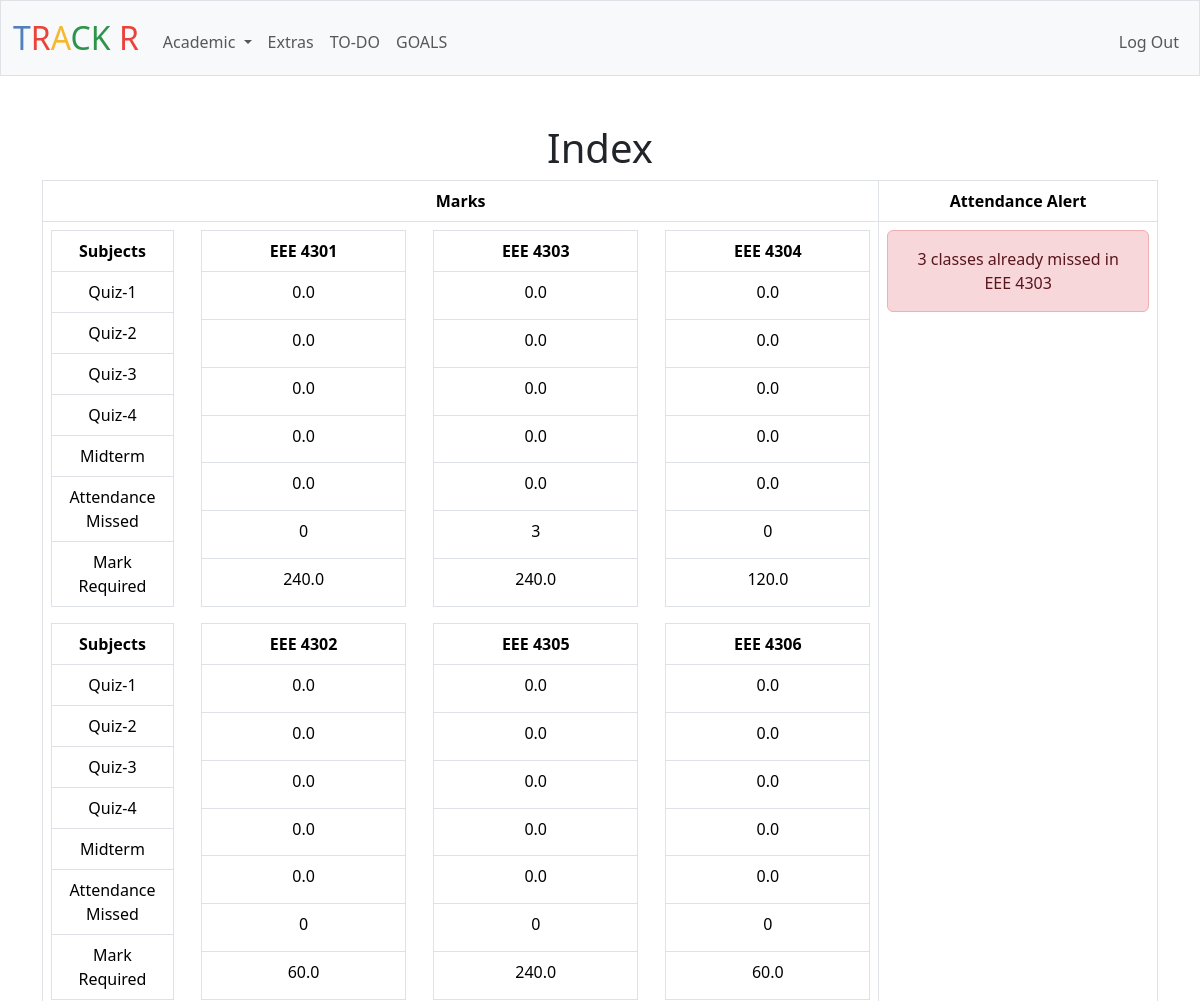
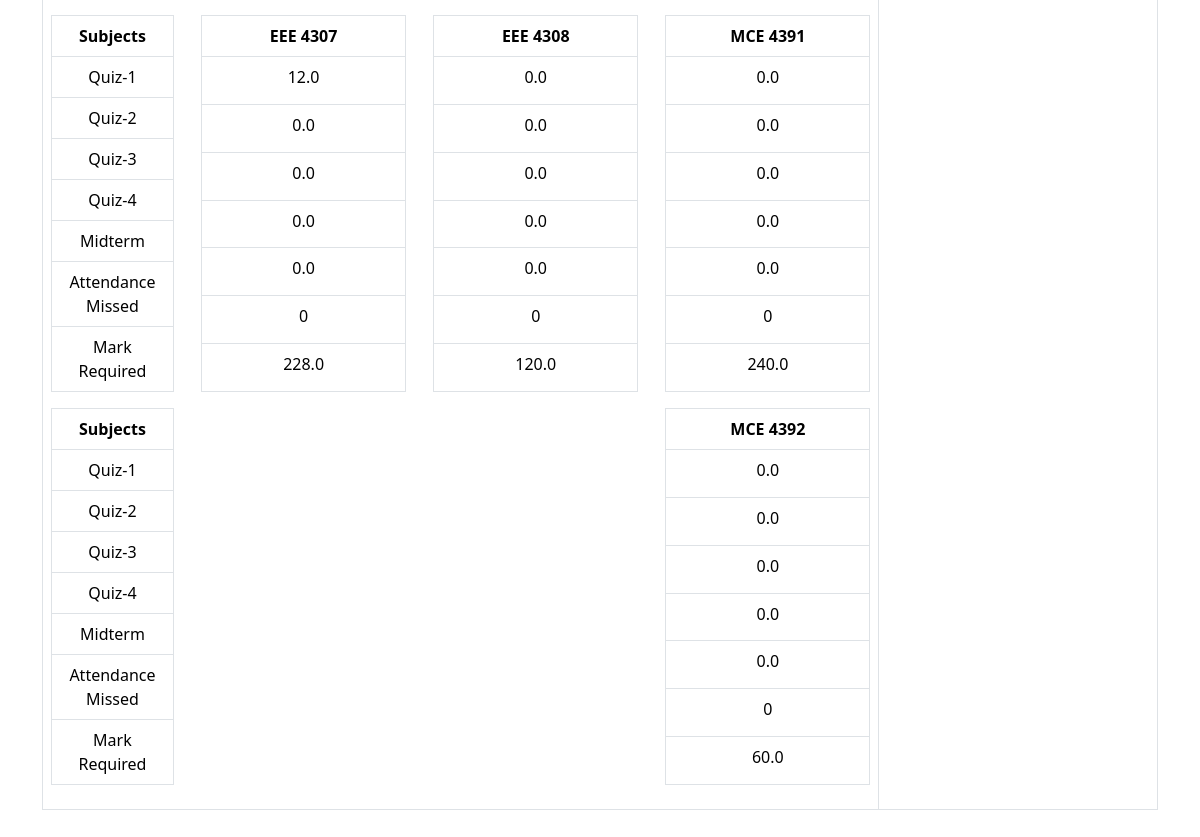
The app's page / (signed in) with its own data (2 pictures, top to bottom).
### tables this page shows
CREATE TABLE EEE_4301 (student_id INTEGER, quiz1 REAL DEFAULT 0, quiz2 REAL DEFAULT 0, quiz3 REAL DEFAULT 0, quiz4 REAL DEFAULT 0, midterm REAL DEFAULT 0, missing_attendance INTEGER DEFAULT 0, credit INTEGER, FOREIGN KEY(student_id) REFERENCES students(id));

CREATE TABLE EEE_4303 (student_id INTEGER, quiz1 REAL DEFAULT 0, quiz2 REAL DEFAULT 0, quiz3 REAL DEFAULT 0, quiz4 REAL DEFAULT 0, midterm REAL DEFAULT 0, missing_attendance INTEGER DEFAULT 0, credit INTEGER, FOREIGN KEY(student_id) REFERENCES students(id));

CREATE TABLE EEE_4304 (student_id INTEGER, quiz1 REAL DEFAULT 0, quiz2 REAL DEFAULT 0, quiz3 REAL DEFAULT 0, quiz4 REAL DEFAULT 0, midterm REAL DEFAULT 0, missing_attendance INTEGER DEFAULT 0, credit INTEGER, FOREIGN KEY(student_id) REFERENCES students(id));

CREATE TABLE EEE_4302 (student_id INTEGER, quiz1 REAL DEFAULT 0, quiz2 REAL DEFAULT 0, quiz3 REAL DEFAULT 0, quiz4 REAL DEFAULT 0, midterm REAL DEFAULT 0, missing_attendance INTEGER DEFAULT 0, credit INTEGER, FOREIGN KEY(student_id) REFERENCES students(id));

CREATE TABLE EEE_4305 (student_id INTEGER, quiz1 REAL DEFAULT 0, quiz2 REAL DEFAULT 0, quiz3 REAL DEFAULT 0, quiz4 REAL DEFAULT 0, midterm REAL DEFAULT 0, missing_attendance INTEGER DEFAULT 0, credit INTEGER, FOREIGN KEY(student_id) REFERENCES students(id));

CREATE TABLE EEE_4306 (student_id INTEGER, quiz1 REAL DEFAULT 0, quiz2 REAL DEFAULT 0, quiz3 REAL DEFAULT 0, quiz4 REAL DEFAULT 0, midterm REAL DEFAULT 0, missing_attendance INTEGER DEFAULT 0, credit INTEGER, FOREIGN KEY(student_id) REFERENCES students(id));

CREATE TABLE EEE_4307 (student_id INTEGER, quiz1 REAL DEFAULT 0, quiz2 REAL DEFAULT 0, quiz3 REAL DEFAULT 0, quiz4 REAL DEFAULT 0, midterm REAL DEFAULT 0, missing_attendance INTEGER DEFAULT 0, credit INTEGER, FOREIGN KEY(student_id) REFERENCES students(id));

CREATE TABLE EEE_4308 (student_id INTEGER, quiz1 REAL DEFAULT 0, quiz2 REAL DEFAULT 0, quiz3 REAL DEFAULT 0, quiz4 REAL DEFAULT 0, midterm REAL DEFAULT 0, missing_attendance INTEGER DEFAULT 0, credit INTEGER, FOREIGN KEY(student_id) REFERENCES students(id));

CREATE TABLE MCE_4391 (student_id INTEGER, quiz1 REAL DEFAULT 0, quiz2 REAL DEFAULT 0, quiz3 REAL DEFAULT 0, quiz4 REAL DEFAULT 0, midterm REAL DEFAULT 0, missing_attendance INTEGER DEFAULT 0, credit INTEGER, FOREIGN KEY(student_id) REFERENCES students(id));

CREATE TABLE MCE_4392 (student_id INTEGER, quiz1 REAL DEFAULT 0, quiz2 REAL DEFAULT 0, quiz3 REAL DEFAULT 0, quiz4 REAL DEFAULT 0, midterm REAL DEFAULT 0, missing_attendance INTEGER DEFAULT 0, credit INTEGER, FOREIGN KEY(student_id) REFERENCES students(id));

### app.py (the view)
@app.route("/")
@login_required
def index():
    student_id = session["user_id"]
    subjects_json = db.execute("SELECT subjects FROM students WHERE id = ?", student_id)[0]["subjects"]
    subjects = json.loads(subjects_json)
    subjects_info = []
    for subject in subjects:
        sanitized_subject = re.sub(r'\W+', '_', subject)
        subject_info = db.execute(f"SELECT quiz1, quiz2, quiz3, quiz4, midterm, missing_attendance, credit FROM {sanitized_subject} WHERE student_id = ?", student_id)[0]
        subjects_info.append({"name": subject, "info": subject_info})
    return render_template("index.html", subjects=subjects_info)

### app.py (called while the page is built)
@app.after_request
def after_request(response):
    response.headers["Cache-Control"] = "no-cache, no-store, must-revalidate"
    response.headers["Expires"] = 0
    response.headers["Pragma"] = "no-cache"
    return response

### helpers.py (called while the page is built)
def login_required(f):
    @wraps(f)
    def decorated_function(*args, **kwargs):
        if session.get("user_id") is None:
            return redirect("/login")
        return f(*args, **kwargs)
    return decorated_function

### templates/index.html (shortened to what this page needs)
{% extends "layout.html" %}
{% block main %}
<h1>Index</h1>
<table class="table table-bordered">
  <thead class="thead-dark">
    <tr>
      <th style="width: 75%;">Marks</th>
      <th style="width: 25%;">Attendance Alert</th>
    </tr>
  </thead>
  <tbody>
    <tr>
      <td style="width: 75%;">
        <div class="d-flex justify-content-between flex-wrap">
          <table class="table table-bordered mb-3" style="width: 15%;">
            <thead class="thead-light">
              <tr>
                <th>Subjects</th>
              </tr>
            </thead>
            <tbody>
              <tr><td>Quiz-1</td></tr>
              <tr><td>Quiz-2</td></tr>
              <tr><td>Quiz-3</td></tr>
              <tr><td>Quiz-4</td></tr>
              <tr><td>Midterm</td></tr>
              <tr><td>Attendance Missed</td></tr>
              <tr><td>Mark Required</td></tr>
            </tbody>
          </table>
          {% for subject in subjects %}
          <table class="table table-bordered mb-3" style="width: 25%;">
            <thead class="thead-light">
              <tr>
                <th>{{ subject.name }}</th>
              </tr>
            </thead>
            <tbody>
              {% set values = subject['info'].values() | list %}
              {% set marks = values[:-2] | sum %}
              {% for value in values[:-1] %}
              <tr>
                <td>{{ value }}</td>
              </tr>
              {% endfor %}
              <tr>
                <td>{{ values[-1] * 80 - marks }}</td>
              </tr>
            </tbody>
          </table>
          {% if loop.index % 3 == 0 %}
          </div>
          <div class="d-flex justify-content-between flex-wrap">
            <table class="table table-bordered mb-3" style="width: 15%;">
              <thead class="thead-light">
                <tr>
                  <th>Subjects</th>
                </tr>
              </thead>
              <tbody>
                <tr><td>Quiz-1</td></tr>
                <tr><td>Quiz-2</td></tr>
                <tr><td>Quiz-3</td></tr>
                <tr><td>Quiz-4</td></tr>
                <tr><td>Midterm</td></tr>
                <tr><td>Attendance Missed</td></tr>
                <tr><td>Mark Required</td></tr>
              </tbody>
            </table>
          {% endif %}
          {% endfor %}
        </div>
      </td>
      <td style="width: 25%;">
         {% for subject in subjects %}
          {% if subject['info']['missing_attendance'] >= 2 %}
          <div class="alert alert-danger" role="alert">
            {{ subject['info']['missing_attendance'] }} classes already missed in {{ subject.name }}
          </div>
          {% endif %}
          {% endfor %}
      </td>
    </tr>
  </tbody>
</table>
{% endblock %}

### templates/layout.html (shortened to what this page needs)
<!DOCTYPE html>
<html lang="en">
    <head>
        <link href="https://cdn.jsdelivr.net/npm/bootstrap@5.3.3/dist/css/bootstrap.min.css" rel="stylesheet">
        <link href="/static/styles.css" rel="stylesheet">
    </head>
    <body>
        <nav class="bg-light border navbar navbar-expand-md navbar-light">
            <div class="container-fluid">
                <a class="navbar-brand" href="/"><span class="blue">T</span><span class="red">R</span><span class="yellow">A</span><span class="green">CK</span> <span class="red">R</span></a>
                <div class="collapse navbar-collapse" id="navbar">
                    {% if session["user_id"] %}
                        <ul class="navbar-nav me-auto mt-2">
                            <li class="nav-item dropdown">
                                <a class="nav-link dropdown-toggle" href="#" id="academicDropdown" role="button" data-bs-toggle="dropdown" aria-expanded="false">
                                    Academic
                                </a>
                            </li>
                            <li class="nav-item"><a class="nav-link" href="/extras">Extras</a></li>
                            <li class="nav-item"><a class="nav-link" href="/todo">TO-DO</a></li>
                            <li class="nav-item"><a class="nav-link" href="/goals">GOALS</a></li>
                        </ul>
                        <ul class="navbar-nav ms-auto mt-2">
                            <li class="nav-item"><a class="nav-link" href="/logout">Log Out</a></li>
                        </ul>
                    {% else %}
                        <ul class="navbar-nav ms-auto mt-2">
                            <li class="nav-item"><a class="nav-link" href="/register">Register</a></li>
                            <li class="nav-item"><a class="nav-link" href="/login">Log In</a></li>
                        </ul>
                    {% endif %}
                </div>
            </div>
        </nav>
        <main class="container py-5 text-center">
            {% block main %}{% endblock %}
        </main>
    </body>
</html>

### static/styles.css (style rules this page uses)
nav .navbar-brand { font-size: xx-large; }
nav .navbar-brand .blue { color: #537fbe; }
nav .navbar-brand .red { color: #ea433b; }
nav .navbar-brand .yellow { color: #f5b82e; }
nav .navbar-brand .green { color: #2e944b; }

### records on screen
EEE_4301: quiz1 "0.0", quiz2 "0.0", quiz3 "0.0", quiz4 "0.0", midterm "0.0", values[-1]*80-marks "240.0"
EEE_4303: quiz1 "0.0", quiz2 "0.0", quiz3 "0.0", quiz4 "0.0", midterm "0.0", values[-1]*80-marks "240.0", info.missing_attendance "3"
EEE_4304: quiz1 "0.0", quiz2 "0.0", quiz3 "0.0", quiz4 "0.0", midterm "0.0", values[-1]*80-marks "120.0"
EEE_4302: quiz1 "0.0", quiz2 "0.0", quiz3 "0.0", quiz4 "0.0", midterm "0.0", values[-1]*80-marks "60.0"
EEE_4305: quiz1 "0.0", quiz2 "0.0", quiz3 "0.0", quiz4 "0.0", midterm "0.0", values[-1]*80-marks "240.0"
EEE_4306: quiz1 "0.0", quiz2 "0.0", quiz3 "0.0", quiz4 "0.0", midterm "0.0", values[-1]*80-marks "60.0"
EEE_4307: quiz1 "12.0", quiz2 "0.0", quiz3 "0.0", quiz4 "0.0", midterm "0.0", values[-1]*80-marks "228.0"
EEE_4308: quiz1 "0.0", quiz2 "0.0", quiz3 "0.0", quiz4 "0.0", midterm "0.0", values[-1]*80-marks "120.0"
MCE_4391: quiz1 "0.0", quiz2 "0.0", quiz3 "0.0", quiz4 "0.0", midterm "0.0", values[-1]*80-marks "240.0"
MCE_4392: quiz1 "0.0", quiz2 "0.0", quiz3 "0.0", quiz4 "0.0", midterm "0.0", values[-1]*80-marks "60.0"

### other values on screen
{{ subject.name }} "EEE 4301" "EEE 4303" "EEE 4304" "EEE 4302" "EEE 4305" "EEE 4306" "EEE 4307" "EEE 4308" "MCE 4391" "MCE 4392"
{{ value }} "0" "3" "0" "0" "0" "0" "0" "0" "0" "0"
{{ subject.name }} "EEE 4303"
